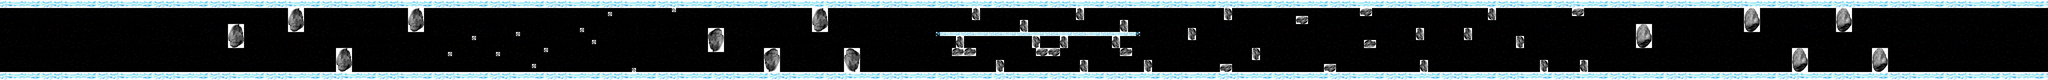

This game map was drawn from its Tiled (.tmx) file and the tilesets committed beside it. A one-line description and the trimmed map source follow:
An orthogonal 512x20 tile map with 16x16 px tiles, 3 tile layers (background, walls, hazards).

<map version="1.0" orientation="orthogonal" width="512" height="20" tilewidth="16" tileheight="16">
 <tileset firstgid="1" name="reversePolarity Full" tilewidth="16" tileheight="16">
     <image source="reversePolarity Full.png" width="960" height="320" />
 </tileset>
 <layer name="background" width="512" height="20">
  <data>[10240 cells, 10240 non-empty, 320 distinct tile ids]</data>
 </layer>
 <layer name="walls" width="512" height="20">
  <data>[10240 cells, 2098 non-empty, 36 distinct tile ids]</data>
 </layer>
 <layer name="hazards" width="512" height="20">
  <data>[10240 cells, 516 non-empty, 56 distinct tile ids]</data>
 </layer>
</map>